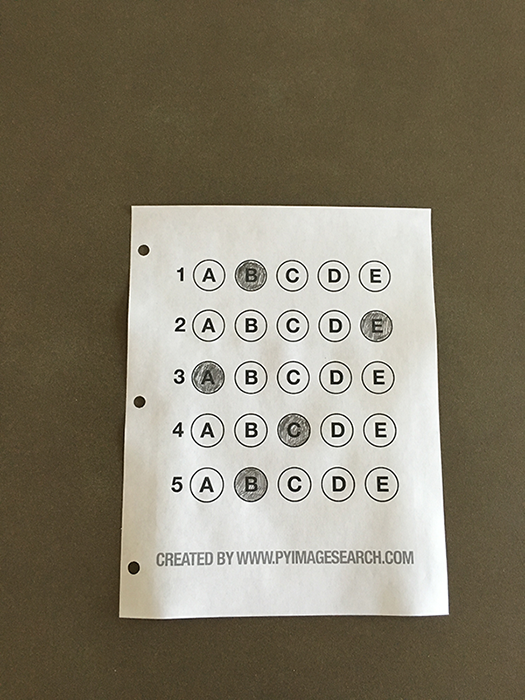
#> input picture Backend/scantron_images/test_01.png, 525 x 700 px, given in place of test_02_contoured3.jpg, which was not available
$ python test_grader2.py
#> lines starting #> are read from the running program, lines starting #| are printed output that depends on the picture; after the words box and inside, x2 and y2 are one past the last pixel; in counts of white or black regions, pixels touching at a corner belong together; pictures that were not available may be replaced by others from this repository, and a replacement may not be noted
# import the necessary packages
from imutils import contours
from imutils.perspective import four_point_transform
import numpy as np
import argparse
import imutils
import cv2
import os

# load the image, convert it to grayscale, blur it
# slightly, then find edges

image_path = os.path.join(
    os.getcwd(), 'scantron_images', 'test_02_contoured3.jpg')
image = cv2.imread(image_path)
#> image is the input picture: shape (700, 525, 3); mean B, G, R 104.7, 123.2, 130.7
gray = cv2.cvtColor(image, cv2.COLOR_BGR2GRAY)
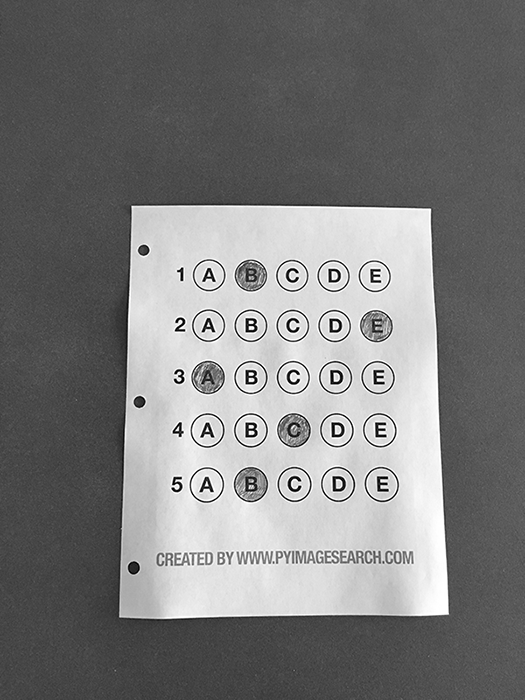
#> gray: shape (700, 525); min 0, max 255, mean 123.4
blurred = cv2.GaussianBlur(gray, (5, 5), 0)
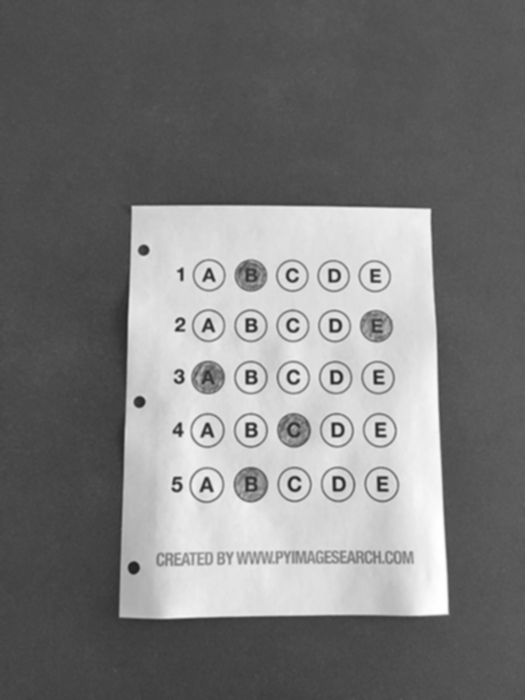
#> blurred: shape (700, 525); min 34, max 255, mean 123.4
edged = cv2.Canny(blurred, 75, 200)
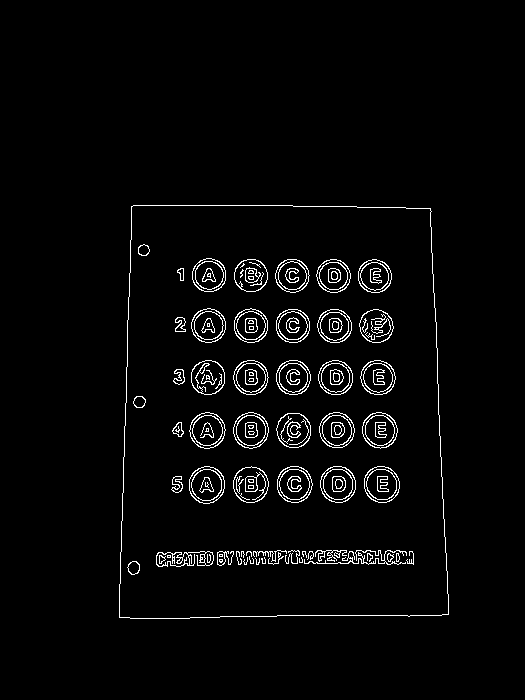
#> edged: shape (700, 525); 2.9% white in thin lines or dots, all inside (x1, y1, x2, y2) = (119, 205, 449, 619)


# find contours in the edge map, then initialize
# the contour that corresponds to the document
cnts = cv2.findContours(edged.copy(), cv2.RETR_EXTERNAL,
                        cv2.CHAIN_APPROX_SIMPLE)
#> cnts = 1 contour; box (x1, y1, x2, y2) and area: (119, 205, 449, 619) 128732
cnts = imutils.grab_contours(cnts)
docCnt = None

# ensure that at least one contour was found
if len(cnts) > 0:
    # sort the contours according to their size in
    # descending order
    cnts = sorted(cnts, key=cv2.contourArea, reverse=True)

    # loop over the sorted contours
    for c in cnts:
        # approximate the contour
        peri = cv2.arcLength(c, True)
        approx = cv2.approxPolyDP(c, 0.02 * peri, True)

        # if our approximated contour has four points,
        # then we can assume we have found the paper
        if len(approx) == 4:
            docCnt = approx
            break
#> this loop made 1 pass
#> (peri, docCnt) on pass 1: (1462.8, [[131, 206], [119, 617], [448, 614], [430, 208]])

# apply a four point perspective transform to both the
# original image and grayscale image to obtain a top-down
# birds eye view of the paper
paper = four_point_transform(image, docCnt.reshape(4, 2))
warped = four_point_transform(gray, docCnt.reshape(4, 2))
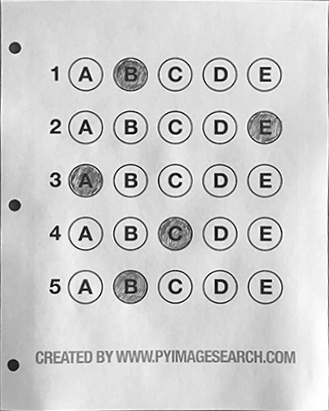
#> warped: shape (411, 329); min 0, max 255, mean 206.3


########################################################
# SPLIT IT INTO COLUMN CONTOURS

# find contours in the edge map, then initialize
# the contour that corresponds to the document
cnts = cv2.findContours(warped.copy(), cv2.RETR_TREE,
                        cv2.CHAIN_APPROX_SIMPLE)
#> cnts = 4 contours, 3 with area under 20; largest, box (x1, y1, x2, y2) and area: (0, 0, 329, 411) 134480
cnts = imutils.grab_contours(cnts)
docCnt = None

# ensure that at least one contour was found
if len(cnts) > 0:
    # sort the contours according to their size in
    # descending order
    cnts = sorted(cnts, key=cv2.contourArea, reverse=True)

    # loop over the sorted contours
    for c in cnts:
        # approximate the contour
        peri = cv2.arcLength(c, True)
        approx = cv2.approxPolyDP(c, 0.02 * peri, True)
#> this loop made 4 passes
#> (peri, approx) on passes 1 to 4: (1476, [[0, 0], [0, 410], [328, 410], [328, 0]]), (5.66, [[50, 176], [51, 175], [52, 176], [51, 177]]), (5.66, [[51, 175], [52, 174], [53, 175], [52, 176]]), (5.66, [[179, 77], [180, 76], [181, 77], [180, 78]])

        # if our approximated contour has four points,
        # then we can assume we have found the paper
        # if len(approx) == 4:
        #     docCnt = approx
        #     break


colors = [(255, 255, 0), (44, 28, 203), (28, 203, 86), (229, 87, 119),
          (255, 255, 0), (44, 28, 203), (28, 203, 86), (229, 87, 119),
          (255, 255, 0), (44, 28, 203), (28, 203, 86), (229, 87, 119)]
for i, c in enumerate(cnts):

    x, y, w, h = cv2.boundingRect(c)
    area = w*h
    if area > 1:
        print(i)
        print(area)
        cv2.drawContours(paper, [c], -1, colors[i], -1)
#> this loop made 4 passes
#> (c, x, y, w, h, area) on pass 1: ([[0, 0], [0, 410], [328, 410], [328, 0]], 0, 0, 329, 411, 135219)
#| 0
#| 135219
#| 1
#| 9
#| 2
#| 9
#| 3
#| 9
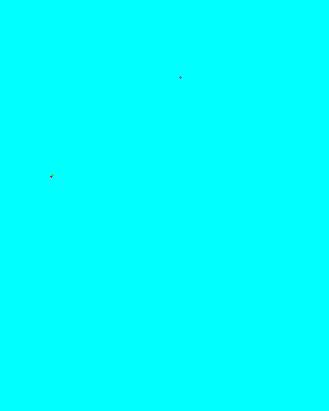
#> paper: shape (411, 329, 3); mean B, G, R 255, 255, 0


cv2.imshow('image', paper)
cv2.waitKey(0)
cv2.destroyAllWindows()

######################################################


######################################################


# apply Otsu's thresholding method to binarize the warped
# piece of paper
thresh = cv2.threshold(warped, 0, 255,
                       cv2.THRESH_BINARY_INV | cv2.THRESH_OTSU)[1]
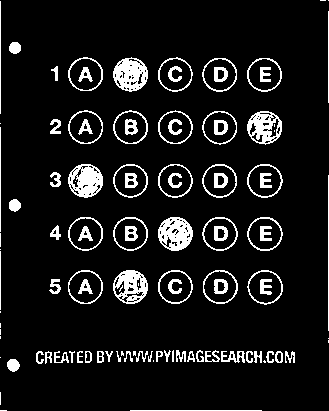
#> thresh: shape (411, 329); 9.5% white; 107 white regions (23 under 20 px)


# find contours in the thresholded image, then initialize
# the list of contours that correspond to questions
cnts = cv2.findContours(thresh.copy(), cv2.RETR_LIST,
                        cv2.CHAIN_APPROX_SIMPLE)
#> cnts = 296 contours, 177 with area under 20; largest, box (x1, y1, x2, y2) and area: (247, 270, 283, 305) 910, (247, 217, 283, 251) 905, (203, 270, 238, 304) 901, (68, 270, 103, 304) 901, (202, 217, 238, 251) 900
cnts = imutils.grab_contours(cnts)
questionCnts = []

# loop over the contours
for i in range(0, len(cnts), 5):
        # compute the bounding box of the contour, then use the
        # bounding box to derive the aspect ratio
    (x, y, w, h) = cv2.boundingRect(cnts[i])
    # (xr,yr,wr,hr) = cv2.boundingRect(c)
    ar = w / float(h)

    # in order to label the contour as a question, region
    # should be sufficiently wide, sufficiently tall, and
    # have an aspect ratio approximately equal to 1
    if w >= 20 and h >= 20 and ar >= 0.9 and ar <= 1.1:
        questionCnts.append(cnts[i])
#> this loop made 60 passes
#> (i, x, y, w, h, ar) on passes 2 to 13: (5, 7, 359, 13, 13, 1), (10, 276, 352, 6, 11, 0.545), (15, 98, 351, 5, 6, 0.833), (20, 254, 351, 8, 12, 0.667), (25, 148, 351, 5, 11, 0.455), (30, 116, 351, 5, 11, 0.455), (35, 69, 351, 6, 12, 0.5), (40, 196, 350, 8, 12, 0.667), (45, 328, 338, 1, 1, 1), (50, 127, 300, 8, 3, 2.67), (55, 118, 295, 6, 5, 1.2), (60, 126, 291, 18, 7, 2.57)
#> (x, y, w, h, ar) on pass 1: (130, 410, 132, 1, 132)
#> after the loop, questionCnts = 8 contours; box (x1, y1, x2, y2) and area: (202, 217, 238, 251) 900, (68, 57, 103, 91) 895, (158, 270, 193, 304) 891, (113, 110, 148, 144) 887, (158, 164, 193, 198) 884, (69, 58, 102, 91) 807, (159, 271, 192, 303) 800, (114, 111, 147, 144) 794
        # cv2.drawContours(thresh, [c], -1, (255, 0, 0), -1)


##################  Grading  #############################


# sort the question contours top-to-bottom, then initialize
# the total number of correct answers
questionCnts = contours.sort_contours(questionCnts,
                                      method="top-to-bottom")[0]
correct = 0


ANSWERS = []

# each question has 5 possible answers, to loop over the
# question in batches of 5
for (q, i) in enumerate(np.arange(0, len(questionCnts), 5)):
    # sort the contours for the current question from
    # left to right, then initialize the index of the
    # bubbled answer
    cnts = contours.sort_contours(questionCnts[i:i + 5])[0]
    bubbled = None
    # loop over the sorted contours
    for (j, c) in enumerate(cnts):
        # construct a mask that reveals only the current
        # "bubble" for the question
        mask = np.zeros(thresh.shape, dtype="uint8")
        cv2.drawContours(mask, [c], -1, 255, -1)

        # apply the mask to the thresholded image, then
        # count the number of non-zero pixels in the
        # bubble area
        mask = cv2.bitwise_and(thresh, thresh, mask=mask)
        total = cv2.countNonZero(mask)

        # if the current total has a larger number of total
        # non-zero pixels, then we are examining the currently
        # bubbled-in answer
        if bubbled is None or total > bubbled[0]:
            bubbled = (total, j)

    ANSWERS.append(bubbled[1])
#> this loop made 2 passes
#> (q, i) on passes 1 to 2: (0, 0), (1, 5)
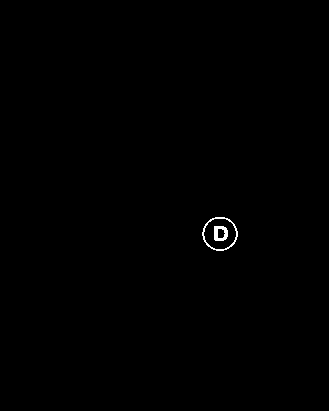
#> mask: shape (411, 329); 0.24% white; 2 white regions, box (x1, y1, x2, y2) and area: (202, 217, 238, 251) 190, (214, 226, 228, 241) 141
#> after the loop, ANSWERS = [2, 2]


# [7 lines of commented-out code are left out]

print(ANSWERS)
#| [2, 2]


# cv2.imshow('image', thresh)
# cv2.waitKey(0)
# cv2.destroyAllWindows()
